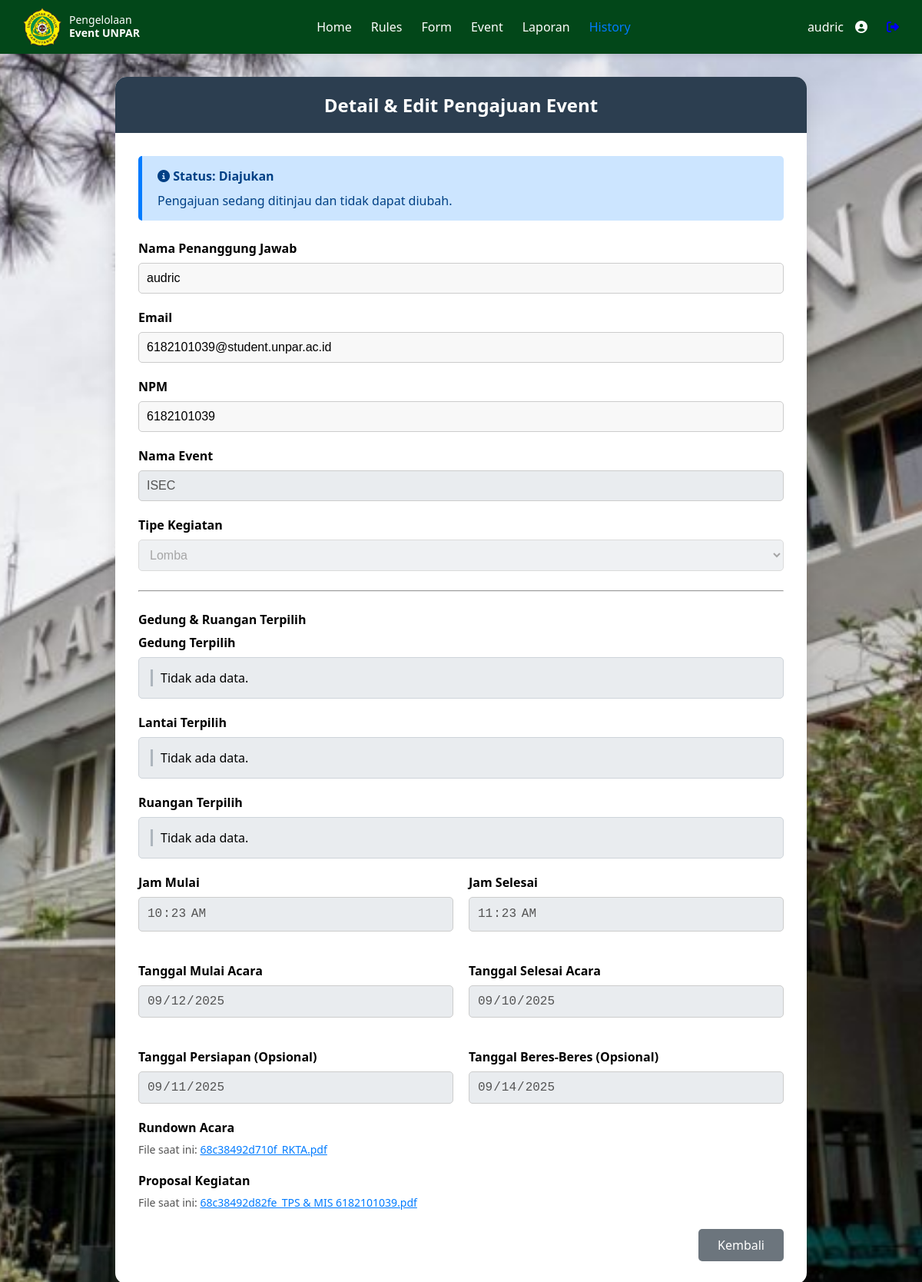
The page /TubesPSI/mahasiswa/mahasiswa_editForm.php?id=8 (signed in) on the database its author committed.
### tables this page shows
CREATE TABLE `pengajuan_event` (
  `pengajuan_id` int(11) NOT NULL,
  `pengajuan_namaEvent` varchar(150) DEFAULT NULL,
  `pengaju_tipe` enum('mahasiswa','ditmawa') NOT NULL COMMENT 'Tipe pengguna yang mengajukan',
  `pengaju_id` int(11) NOT NULL COMMENT 'ID dari mahasiswa atau ditmawa',
  `pengajuan_TypeKegiatan` varchar(100) DEFAULT NULL,
  `pengajuan_event_jam_mulai` time DEFAULT NULL,
  `pengajuan_event_jam_selesai` time DEFAULT NULL,
  `pengajuan_event_tanggal_mulai` date DEFAULT NULL,
  `pengajuan_event_tanggal_selesai` date DEFAULT NULL,
  `tanggal_persiapan` date DEFAULT NULL,
  `tanggal_beres` date DEFAULT NULL,
  `jadwal_event_rundown_file` longblob DEFAULT NULL,
  `pengajuan_event_proposal_file` longblob DEFAULT NULL,
  `pengajuan_status` enum('Diajukan','Disetujui','Ditolak') DEFAULT 'Diajukan',
  `pengajuan_tanggalApprove` datetime DEFAULT NULL,
  `pengajuan_tanggalEdit` datetime DEFAULT NULL,
  `pengajuan_komentarDitmawa` text DEFAULT NULL,
  `pengajuan_LPJ` longblob DEFAULT NULL,
  `pengajuan_statusLPJ` enum('Menunggu Persetujuan','Disetujui','Ditolak') NOT NULL DEFAULT 'Menunggu Persetujuan',
  `pengajuan_komentarLPJ` text DEFAULT NULL
);

CREATE TABLE `mahasiswa` (
  `mahasiswa_id` int(11) NOT NULL,
  `mahasiswa_nama` varchar(100) DEFAULT NULL,
  `mahasiswa_npm` varchar(10) DEFAULT NULL,
  `mahasiswa_email` varchar(100) DEFAULT NULL,
  `mahasiswa_password` varchar(100) DEFAULT NULL,
  `mahasiswa_jurusan` varchar(100) DEFAULT NULL,
  `unit_id` int(11) DEFAULT NULL,
  `organisasi_id` int(11) DEFAULT NULL
);

### TubesPSI/mahasiswa/mahasiswa_editForm.php (the view, shortened to what this page needs)
<?php
include '../config/db_connection.php';
$user_id = $_SESSION['user_id'];
$nama = $_SESSION['nama'] ?? 'User';
$email = $_SESSION['username'] ?? 'No email';
$pengajuan_id = $_GET['id'] ?? null;
$stmt = $conn->prepare("
    SELECT pe.*, m.mahasiswa_npm
    FROM pengajuan_event pe
    JOIN mahasiswa m ON pe.pengaju_id = m.mahasiswa_id
    WHERE pe.pengajuan_id = ? AND pe.pengaju_id = ? AND pe.pengaju_tipe = 'mahasiswa'
");
$stmt->bind_param("ii", $pengajuan_id, $user_id);
$stmt->execute();
$result = $stmt->get_result();
$event_data = $result->num_rows > 0 ? $result->fetch_assoc() : die("Error: Anda tidak memiliki akses ke event ini atau event tidak ditemukan.");
$is_editable = ($event_data['pengajuan_status'] === 'Ditolak');
?>
<!DOCTYPE html>
<html lang="id">
<head>
    <link rel="stylesheet" href="https://cdnjs.cloudflare.com/ajax/libs/font-awesome/6.5.0/css/all.min.css">
</head>
<body>
<nav class="navbar">
    <div class="navbar-left"><img src="../img/logo.png" alt="Logo UNPAR" class="navbar-logo"><div class="navbar-title"><span>Pengelolaan</span><br><strong>Event UNPAR</strong></div></div>
    <ul class="navbar-menu">
        <li><a href="mahasiswa_dashboard.php">Home</a></li>
        <li><a href="mahasiswa_rules.php">Rules</a></li>
        <li><a href="mahasiswa_pengajuan.php">Form</a></li>
        <li><a href="mahasiswa_event.php">Event</a></li>
        <li><a href="mahasiswa_laporan.php">Laporan</a></li>
        <li><a href="mahasiswa_history.php" class="active">History</a></li>
    </ul>
    <div class="navbar-right"><a href="mahasiswa_profile.php" style="text-decoration: none; color: inherit;"><span class="user-name"><?php echo htmlspecialchars($nama); ?></span><i class="fas fa-user-circle icon" style="margin-left:15px;"></i></a><a href="../logout.php"><i class="fas fa-sign-out-alt icon"></i></a></div>
</nav>
<div class="container">
    <div class="header"><h1>Detail & Edit Pengajuan Event</h1></div>
    <div class="main-content">
        <?php if ($event_data['pengajuan_status'] == 'Ditolak'): ?>
            <div class="status-notice status-notice-ditolak"><h4><i class="fas fa-exclamation-triangle"></i> Pengajuan Ditolak</h4><p>Alasan: <strong><?php echo htmlspecialchars($event_data['pengajuan_komentarDitmawa'] ?: 'Tidak ada komentar.'); ?></strong><br>Silakan perbaiki data di bawah ini dan ajukan kembali.</p></div>
        <?php elseif ($event_data['pengajuan_status'] == 'Diajukan'): ?>
            <div class="status-notice status-notice-diajukan"><h4><i class="fas fa-info-circle"></i> Status: Diajukan</h4><p>Pengajuan sedang ditinjau dan tidak dapat diubah.</p></div>
        <?php elseif ($event_data['pengajuan_status'] == 'Disetujui'): ?>
            <div class="status-notice status-notice-disetujui"><h4><i class="fas fa-check-circle"></i> Status: Disetujui</h4><p>Pengajuan telah disetujui dan tidak dapat diubah.</p></div>
        <?php endif; ?>
        <form id="eventForm" method="POST" enctype="multipart/form-data">
            <div class="form-group"><label>Nama Penanggung Jawab</label><input type="text" value="<?php echo htmlspecialchars($nama); ?>" readonly></div>
            <div class="form-group"><label>Email</label><input type="email" value="<?php echo htmlspecialchars($email); ?>" readonly></div>
            <div class="form-group"><label>NPM</label><input type="text" value="<?php echo htmlspecialchars($event_data['mahasiswa_npm']); ?>" readonly></div>
            <div class="form-group"><label for="pengajuan_namaEvent">Nama Event</label><input type="text" id="pengajuan_namaEvent" name="pengajuan_namaEvent" value="<?php echo htmlspecialchars($event_data['pengajuan_namaEvent']); ?>" <?php if (!$is_editable) echo 'disabled'; ?> required></div>
            <div class="form-group">
                <label for="pengajuan_TypeKegiatan_select">Tipe Kegiatan</label>
                <select id="pengajuan_TypeKegiatan_select" name="pengajuan_TypeKegiatan_select" <?php if (!$is_editable) echo 'disabled'; ?> required>
                    <option value="Lomba" <?php echo ($event_data['pengajuan_TypeKegiatan'] == 'Lomba') ? 'selected' : ''; ?>>Lomba</option>
                </select>
            </div>
            <hr style="margin: 25px 0;">
            <div class="form-group">
                <label>Gedung & Ruangan Terpilih</label>
                <div id="location_selection_area">
                    </div>
            </div>
            <div class="date-grid">
                <div class="form-group"><label for="pengajuan_event_jam_mulai">Jam Mulai</label><input type="time" id="pengajuan_event_jam_mulai" name="pengajuan_event_jam_mulai" value="<?php echo htmlspecialchars($event_data['pengajuan_event_jam_mulai']); ?>" <?php if (!$is_editable) echo 'disabled'; ?> required></div>
                <div class="form-group"><label for="pengajuan_event_jam_selesai">Jam Selesai</label><input type="time" id="pengajuan_event_jam_selesai" name="pengajuan_event_jam_selesai" value="<?php echo htmlspecialchars($event_data['pengajuan_event_jam_selesai']); ?>" <?php if (!$is_editable) echo 'disabled'; ?> required></div>
                <div class="form-group"><label for="pengajuan_event_tanggal_mulai">Tanggal Mulai Acara</label><input type="date" id="pengajuan_event_tanggal_mulai" name="pengajuan_event_tanggal_mulai" value="<?php echo htmlspecialchars($event_data['pengajuan_event_tanggal_mulai']); ?>" <?php if (!$is_editable) echo 'disabled'; ?> required></div>
                <div class="form-group"><label for="pengajuan_event_tanggal_selesai">Tanggal Selesai Acara</label><input type="date" id="pengajuan_event_tanggal_selesai" name="pengajuan_event_tanggal_selesai" value="<?php echo htmlspecialchars($event_data['pengajuan_event_tanggal_selesai']); ?>" <?php if (!$is_editable) echo 'disabled'; ?> required></div>
                <div class="form-group"><label for="tanggal_persiapan">Tanggal Persiapan (Opsional)</label><input type="date" id="tanggal_persiapan" name="tanggal_persiapan" value="<?php echo htmlspecialchars($event_data['tanggal_persiapan']); ?>" <?php if (!$is_editable) echo 'disabled'; ?>></div>
                <div class="form-group"><label for="tanggal_beres">Tanggal Beres-Beres (Opsional)</label><input type="date" id="tanggal_beres" name="tanggal_beres" value="<?php echo htmlspecialchars($event_data['tanggal_beres']); ?>" <?php if (!$is_editable) echo 'disabled'; ?>></div>
            </div>
            <div class="form-group">
                <label for="jadwal_event_rundown_file">Rundown Acara</label>
                <div class="current-file">File saat ini: <a href="../<?php echo htmlspecialchars($event_data['jadwal_event_rundown_file']); ?>" target="_blank"><?php echo basename($event_data['jadwal_event_rundown_file']); ?></a></div>
            </div>
            <div class="form-group">
                <label for="pengajuan_event_proposal_file">Proposal Kegiatan</label>
                <div class="current-file">File saat ini: <a href="../<?php echo htmlspecialchars($event_data['pengajuan_event_proposal_file']); ?>" target="_blank"><?php echo basename($event_data['pengajuan_event_proposal_file']); ?></a></div>
            </div>
            <div class="button-group">
                <a href="mahasiswa_history_pengajuan.php" class="btn-kembali">Kembali</a>
            </div>
        </form>
    </div>
</div>
</body>
</html>

### TubesPSI/mahasiswa/mahasiswa_editForm.php (style rules this page uses)
* { margin: 0; padding: 0; box-sizing: border-box; }
body { font-family: 'Segoe UI', Tahoma, Geneva, Verdana, sans-serif; background: #f0f2f5; min-height: 100vh; padding-top: 80px;background-image: url('../img/backgroundUnpar.jpeg'); background-size: cover; background-position: center; background-attachment: fixed; }
.navbar { display: flex; justify-content: space-between; align-items: center; background:rgb(2, 71, 25); width: 100%; padding: 10px 30px; box-shadow: 0 2px 8px rgba(0, 0, 0, 0.1); position: fixed; top: 0; left: 0; z-index: 1000; }
.navbar-left, .navbar-right, .navbar-menu { display: flex; align-items: center; gap: 25px; }
.navbar-left { gap: 10px; }
.navbar-logo { width: 50px; height: 50px; }
.navbar-title { color:rgb(255, 255, 255); font-size: 14px; line-height: 1.2; }
.navbar-menu { list-style: none; }
.navbar-menu li a { text-decoration: none; color:rgb(253, 253, 253); font-weight: 500; }
.navbar-menu li a.active, .navbar-menu li a:hover { color: #007bff; }
.navbar-right { color:rgb(255, 255, 255); }
.container { max-width: 900px; margin: 20px auto 30px; background: white; border-radius: 15px; box-shadow: 0 10px 25px rgba(0, 0, 0, 0.1); }
.main-content { padding: 30px; }
.header { background:rgb(44, 62, 80); color: white; padding: 20px 30px; border-radius: 15px 15px 0 0; text-align: center; }
.header h1 { font-size: 24px; }
.form-group { margin-bottom: 20px; }
.form-group label { display: block; margin-bottom: 8px; font-weight: 600; }
.form-group input, .form-group select { width: 100%; padding: 10px; border: 1px solid #ccc; border-radius: 5px; font-size: 16px; background-color: #f8f8f8; }
.form-group input:disabled, .form-group select:disabled, .form-group textarea:disabled { background-color: #e9ecef; cursor: not-allowed; }
.button-group { display: flex; justify-content: flex-end; gap: 10px; margin-top: 25px; }
.btn-kembali { padding: 10px 25px; border: none; border-radius: 5px; cursor: pointer; font-size: 16px; background-color: #6c757d; color: white; text-decoration: none; }
.current-file { margin-bottom: 8px; font-size: 14px; color: #555; }
.current-file a { color: #007bff; }
.status-notice { padding: 15px 20px; margin-bottom: 25px; border-left: 5px solid; border-radius: 5px; }
.status-notice h4 { margin-bottom: 10px; }
.status-notice-diajukan { background-color: #cce5ff; border-color: #007bff; color: #004085; }
.date-grid { display: grid; grid-template-columns: 1fr 1fr; gap: 20px; }

### rows shown on the page
pengajuan_event: mahasiswa_npm "6182101039", pengajuan_namaEvent "ISEC", pengajuan_TypeKegiatan_select "Lomba", pengajuan_event_jam_mulai "10:23:00", pengajuan_event_jam_selesai "11:23:00", pengajuan_event_tanggal_mulai "09/12/2025", pengajuan_event_tanggal_selesai "09/10/2025", tanggal_persiapan "09/11/2025", tanggal_beres "09/14/2025", jadwal_event_rundown_file "68c38492d710f_RKTA.pdf", pengajuan_event_proposal_file "68c38492d82fe_TPS & MIS 6182101039.pdf"

### other values the page prints
$nama "audric"
